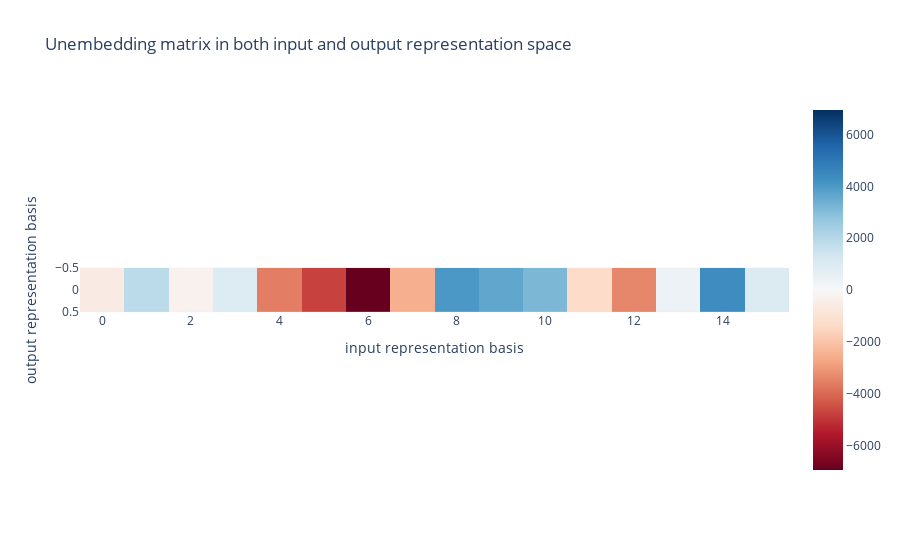

This figure's notebook cell:
### Markdown cell above
# Logit Computation

### Code cell
# evidence: 
W_U = model.W_U
rep = group.irreps['standard'].rep.reshape(group.order, -1)
W_U_rep = hidden_to_reps_proj @ W_U @ rep [group.inverses]
print(W_U_rep.shape)
imshow(W_U_rep, title='Unembedding matrix in both input and output representation space', input2='input representation basis', input1='output representation basis', save=f'{save_dir}/unembedding_matrix_in_rep_basis.png')

real_linear_map = W_U_rep > 1e5
sim = F.cosine_similarity(W_U_rep.flatten(), real_linear_map.flatten(), dim=0)
print(f'Cosine similarity between unembedding matrix and real linear map: {sim}')

### Figure 1 — Plotly figure (JSON) as saved in the notebook; plotly's stock layout.template omitted (floating-point values rounded to 4 significant figures)
{"data": [{"coloraxis": "coloraxis", "hovertemplate": "input representation basis: %{x}<br>output representation basis: %{y}<br>color: %{z}<extra></extra>", "name": "0", "type": "heatmap", "xaxis": "x", "yaxis": "y", "z": [[-573.1, 1873.0, -277.1, 937.1, -3560.0, -4744.0, -6950.0, -2499.0, 4023.0, 3651.0, 3175.0, -1342.0, -3410.0, 404.4, 4347.0, 1006.0]]}], "layout": {"coloraxis": {"cmid": 0, "colorscale": [[0, "rgb(103,0,31)"], [0.1, "rgb(178,24,43)"], [0.2, "rgb(214,96,77)"], [0.3, "rgb(244,165,130)"], [0.4, "rgb(253,219,199)"], [0.5, "rgb(247,247,247)"], [0.6, "rgb(209,229,240)"], [0.7, "rgb(146,197,222)"], [0.8, "rgb(67,147,195)"], [0.9, "rgb(33,102,172)"], [1, "rgb(5,48,97)"]]}, "title": {"text": "Unembedding matrix in both input and output representation space"}, "xaxis": {"anchor": "y", "constrain": "domain", "domain": [0, 1], "scaleanchor": "y", "title": {"text": "input representation basis"}}, "yaxis": {"anchor": "x", "autorange": "reversed", "constrain": "domain", "domain": [0, 1], "title": {"text": "output representation basis"}}}}
